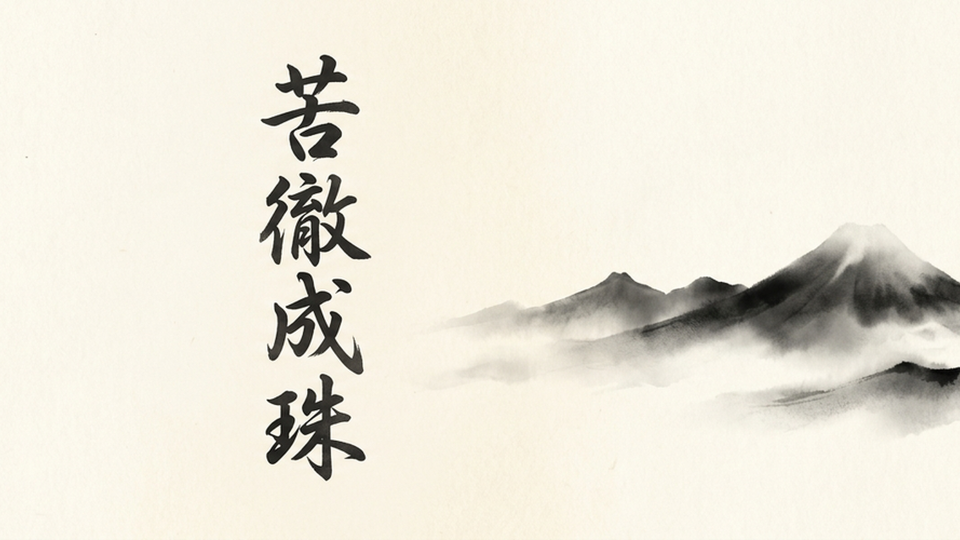
#> input picture assets/hp_landing/hero.png, 1920 x 1080 px (shown at 1/2 size)
$ python _split_hp_grid.py --src ../assets/hp_landing/hero.png
#> lines starting #> are read from the running program, lines starting #| are printed output that depends on the picture
#!/usr/bin/env python
# -*- coding: utf-8 -*-
"""HP 用 6 枚グリッド画像を 3x2 で分割 → 各パスにリサイズ保存 (2026-05-30)。

使い方:
  python scripts/_split_hp_grid.py --src "<グリッド画像パス>"
  # 行間/列間に余白がある場合は --margin で調整 (px、 デフォルト自動推定)
"""
import argparse, sys
from pathlib import Path
sys.stdout.reconfigure(encoding='utf-8', errors='replace')

from PIL import Image

ROOT = Path(__file__).resolve().parent.parent
OUT = ROOT / 'assets' / 'hp_landing'

# (row, col) → (filename, target_w, target_h)
LAYOUT = {
    (0, 0): ('logo.png', 400, 400),
    (0, 1): ('hero.png', 1920, 1080),
    (0, 2): ('pillar_shindan.png', 600, 400),
    (1, 0): ('pillar_toi.png', 600, 400),
    (1, 1): ('pillar_drama.png', 600, 400),
    (1, 2): ('pillar_otona.png', 600, 400),
}


def cover_resize(img, tw, th):
    """アスペクト維持で target を埋める crop+resize (歪み防止)"""
    w, h = img.size
    scale = max(tw / w, th / h)
    nw, nh = int(w * scale), int(h * scale)
    img = img.resize((nw, nh), Image.LANCZOS)
    left = (nw - tw) // 2
    top = (nh - th) // 2
    return img.crop((left, top, left + tw, top + th))


def main():
    ap = argparse.ArgumentParser()
    ap.add_argument('--src', required=True)
    ap.add_argument('--cols', type=int, default=3)
    ap.add_argument('--rows', type=int, default=2)
    ap.add_argument('--inset', type=float, default=0.04,
                    help='各セル内側を inset 比率でトリム (枠/余白除去、 デフォルト 4%)')
    args = ap.parse_args()

    grid = Image.open(args.src).convert('RGB')
#> grid is the input picture: PIL image 1920x1080 RGB; mean R, G, B 234.6, 230.4, 217.7
    W, H = grid.size
#> W = 1920; H = 1080
    cw, ch = W // args.cols, H // args.rows
#> cw = 640; ch = 540
    print(f'grid {W}x{H} → cell {cw}x{ch}')
#| grid 1920x1080 → cell 640x540

    for (r, c), (fname, tw, th) in LAYOUT.items():
        x0, y0 = c * cw, r * ch
        # inset トリム (セル境界の白枠を除去)
        ix, iy = int(cw * args.inset), int(ch * args.inset)
        cell = grid.crop((x0 + ix, y0 + iy, x0 + cw - ix, y0 + ch - iy))
        out_img = cover_resize(cell, tw, th)
        dst = OUT / fname
        out_img.save(dst, 'PNG', optimize=True)
        print(f'  [{r},{c}] → {fname} ({tw}x{th}, {dst.stat().st_size//1024}KB)')
#> this loop made 1 pass
#> pass 1, in main, `cell = grid.crop((x0 + ix, y0 + iy, x0 + cw - ix, y0 + ch - iy))`:
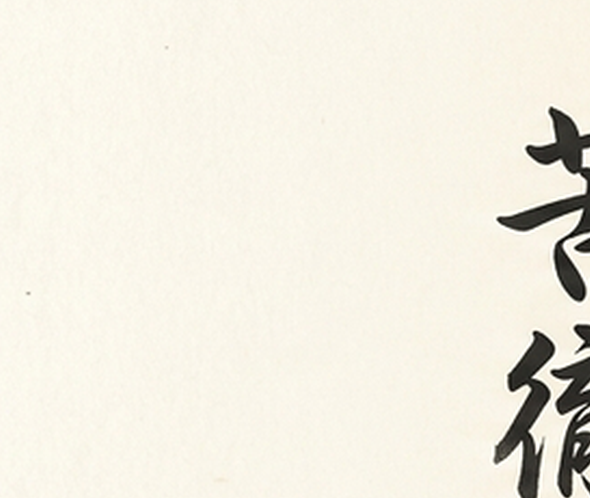
#> cell: PIL image 590x498 RGB; mean R, G, B 241, 237.2, 225.3
#> pass 1, in main, `out_img = cover_resize(cell, tw, th)`:
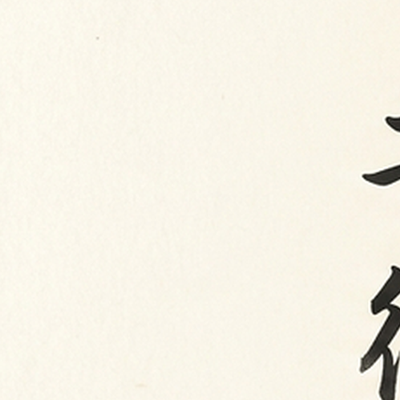
#> out_img: PIL image 400x400 RGB; mean R, G, B 245.9, 241.9, 229.9

    print('\n=== Done: 6 images placed ===')


if __name__ == '__main__':
#> (the run stopped early here; a loop or call above may not have finished)
